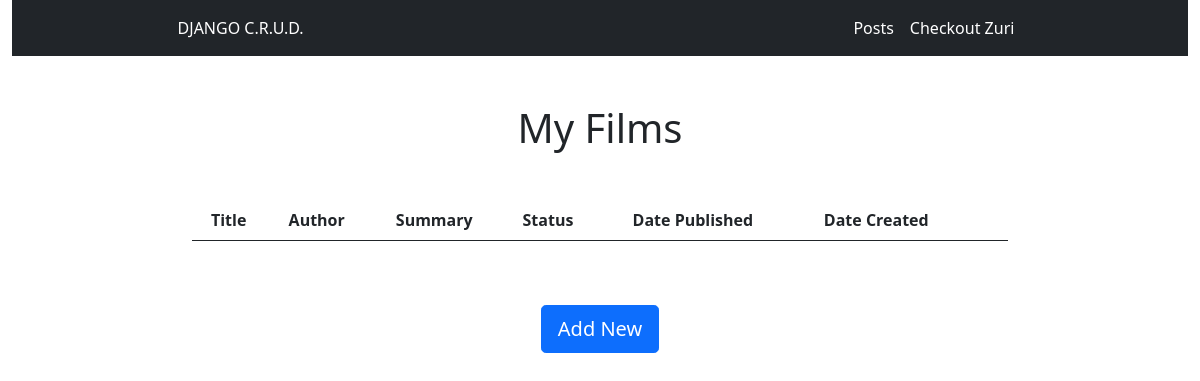
Before: / with the older database file.
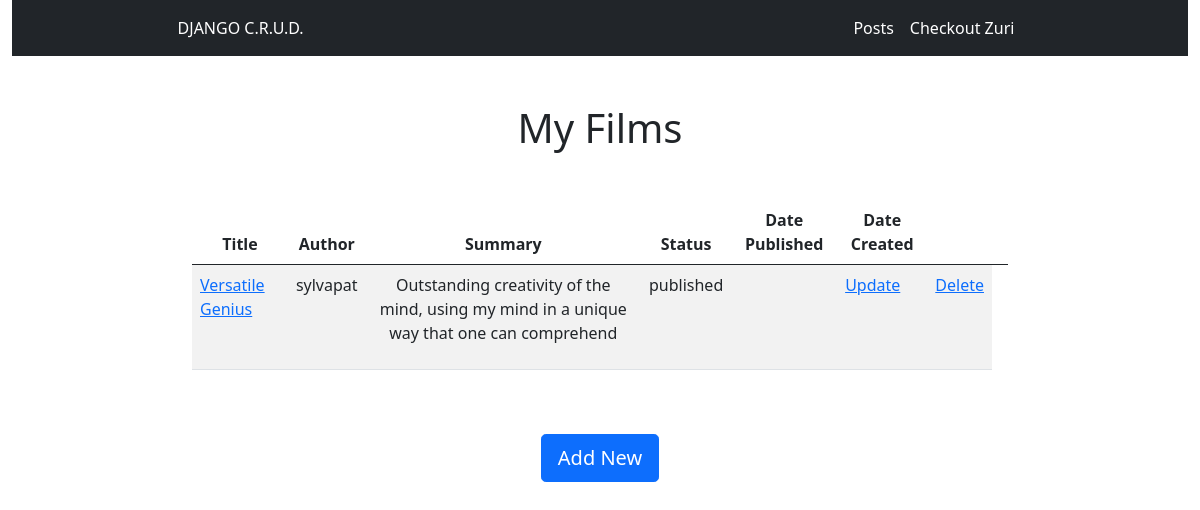
After: the same page with the newer database file.
### blog/models.py (models this page shows, shortened)
class Post(models.Model):
    STATUS_CHOICES = (
        ("draft", "Draft"),
        ("published", "Published")
    )
    title = models.CharField(max_length=250)
    slug = models.SlugField(max_length=300, unique=True, editable=False)
    author = models.ForeignKey(
        get_user_model(), on_delete=models.CASCADE, related_name="blog_posts"
    )
    body = models.TextField()
    publish = models.DateTimeField(default=timezone.now)
    created = models.DateTimeField(auto_now_add=True)
    updated = models.DateTimeField(auto_now=True)
    status = models.CharField(
        max_length=10, choices=STATUS_CHOICES, default="draft"
    )
    class Meta:
        ordering = ("-publish",)
    def get_absolute_url(self):
        return reverse("blog:post_detail", kwargs={"slug": self.slug})

### blog/views.py (the view)
# urls.py: path("", views.PostListView.as_view(), name="all"),
class PostListView(ListView):
    model = Post

### blog/templates/blog/post_list.html (shortened to what this page needs)
{% extends 'base.html' %}
{% block content %}
<div class="container d-flex mt-5" style="width: 70%;">
    <div class="col">
        <h1 class="text-center">My Films</h1>
        <table class="table table-striped mt-5">
            <thead>
                <tr>
                    <th class="text-center" scope="col">Title</th>
                    <th class="text-center" scope="col">Author</th>
                    <th class="text-center" scope="col">Summary</th>
                    <th class="text-center" scope="col">Status</th>
                    <th class="text-center" scope="col">Date Published</th>
                    <th class="text-center" scope="col">Date Created</th>
                    <th></th>
                    <th></th>
                </tr>
            </thead>
            <tbody>
                {% for post in post_list %}
                <tr>
                    <td class="ml-5"><a href="{{post.get_absolute_url}}">{{post.title}}</a></td>
                    <td class="text-center">{{post.author}}</td>
                    <td class="text-center">{{post.body|truncatewords:30|linebreaks}}</td>
                    <td class="text-center">{{post.status}}</td>
                    <td class="text-center">{{post.published_at|date:"D, d M, y"}}</td>
                    <td><a href="{% url 'blog:post_update' post.slug %} ">Update</a></td>
                    <td><a href="{% url 'blog:post_delete' post.slug %}">Delete</a></td>
                </tr>
            {% endfor %}
            </tbody>
        </table>
        <div class="d-flex justify-content-center">
            <a href="{% url 'blog:post_create' %}" class="d-block btn btn-primary btn-lg my-5">Add New</a>
        </div>
    </div>
</div>
{% endblock content %}

### blog/templates/base.html (shortened to what this page needs)
<!DOCTYPE HTML>
<html lang="en">
<head>
<link href="https://cdn.jsdelivr.net/npm/bootstrap@5.0.2/dist/css/bootstrap.min.css" rel="stylesheet">
</head>
<body>
<div class="container-fluid">
    <nav class="navbar navbar-expand-lg navbar-dark bg-dark">
        <div class="d-flex justify-content-between px-5 mx-auto" style="width: 80%;">
            <span class="navbar-text text-white">DJANGO C.R.U.D.</span>
            <ul class="navbar-nav mr-auto">
                <li class="nav-item active">
                    <a class="nav-link active" href="{% url 'blog:all' %}">Posts</a>
                </li>
                <li class="nav-item active">
                    <a class="nav-link active" href="https://zuri.team/" target="_blank">Checkout Zuri</a>
                </li>
            </ul>
        </div>
    </nav>
</div>
{% block content %}
{% endblock content %}
</body>
</html>

Changed rows visible on the page:
added Post: title "Versatile Genius", author "sylvapat", body "Outstanding creativity of the mind, using my mind in a unique way that one can comprehend", status "published"
